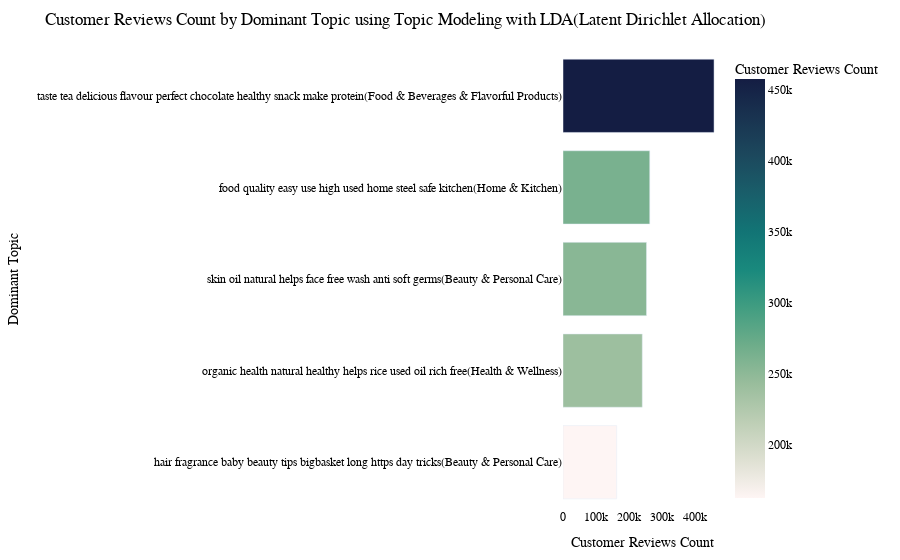

Notebook code for this chart:
### Code cell
import pandas as pd
import plotly.express as px

topic_review_counts = topic_review_counts.sort_values(by='customer_reviews_count', ascending=True)

# Plotting the horizontal bar chart with Plotly Express
fig = px.bar(
    topic_review_counts,
    x='customer_reviews_count',
    y='dominant_topic',
    orientation='h',
    title='Customer Reviews Count by Dominant Topic using Topic Modeling with LDA(Latent Dirichlet Allocation)',
    labels={'customer_reviews_count': 'Customer Reviews Count', 'dominant_topic': 'Dominant Topic'},
    color='customer_reviews_count',  # Color bars based on customer reviews count
    color_continuous_scale='tempo',  # Choose a blue color scale
    hover_name='dominant_topic',     # Show topic info in hover text
    hover_data={'customer_reviews_count': ':,0'}  # Format hover text for customer reviews count
)

# Customizing the layout
fig.update_layout(
    xaxis_title='Customer Reviews Count',
    yaxis_title='Dominant Topic',
    plot_bgcolor='white',    # Set plot background color to white
    font=dict(family='Arial', size=12, color='black'),
    margin=dict(l=100, r=20, t=50, b=50),
    showlegend=False
)

fig.show()

### Figure 1 — Plotly figure (JSON) as saved in the notebook; plotly's stock layout.template omitted (floating-point values rounded to 4 significant figures)
{"data": [{"alignmentgroup": "True", "hovertemplate": "<b>%{hovertext}</b><br><br>Customer Reviews Count=%{marker.color:,0}<br>Dominant Topic=%{y}<extra></extra>", "hovertext": ["hair fragrance baby beauty tips bigbasket long https day tricks(Beauty & Personal Care)", "organic health natural healthy helps rice used oil rich free(Health & Wellness)", "skin oil natural helps face free wash anti soft germs(Beauty & Personal Care)", "food quality easy use high used home steel safe kitchen(Home & Kitchen)", "taste tea delicious flavour perfect chocolate healthy snack make protein(Food & Beverages & Flavorful Products)"], "legendgroup": "", "marker": {"color": [162618, 240229, 253112, 262904, 457750], "coloraxis": "coloraxis", "pattern": {"shape": ""}}, "name": "", "offsetgroup": "", "orientation": "h", "showlegend": false, "textposition": "auto", "type": "bar", "x": [162618, 240229, 253112, 262904, 457750], "xaxis": "x", "y": ["hair fragrance baby beauty tips bigbasket long https day tricks(Beauty & Personal Care)", "organic health natural healthy helps rice used oil rich free(Health & Wellness)", "skin oil natural helps face free wash anti soft germs(Beauty & Personal Care)", "food quality easy use high used home steel safe kitchen(Home & Kitchen)", "taste tea delicious flavour perfect chocolate healthy snack make protein(Food & Beverages & Flavorful Products)"], "yaxis": "y"}], "layout": {"barmode": "relative", "coloraxis": {"colorbar": {"title": {"text": "Customer Reviews Count"}}, "colorscale": [[0, "rgb(254, 245, 244)"], [0.09091, "rgb(222, 224, 210)"], [0.1818, "rgb(189, 206, 181)"], [0.2727, "rgb(153, 189, 156)"], [0.3636, "rgb(110, 173, 138)"], [0.4545, "rgb(65, 157, 129)"], [0.5455, "rgb(25, 137, 125)"], [0.6364, "rgb(18, 116, 117)"], [0.7273, "rgb(25, 94, 106)"], [0.8182, "rgb(28, 72, 93)"], [0.9091, "rgb(25, 51, 80)"], [1, "rgb(20, 29, 67)"]]}, "font": {"color": "black", "family": "Arial", "size": 12}, "legend": {"tracegroupgap": 0}, "margin": {"b": 50, "l": 100, "r": 20, "t": 50}, "plot_bgcolor": "white", "showlegend": false, "title": {"text": "Customer Reviews Count by Dominant Topic using Topic Modeling with LDA(Latent Dirichlet Allocation)"}, "xaxis": {"anchor": "y", "domain": [0, 1], "title": {"text": "Customer Reviews Count"}}, "yaxis": {"anchor": "x", "domain": [0, 1], "title": {"text": "Dominant Topic"}}}}
